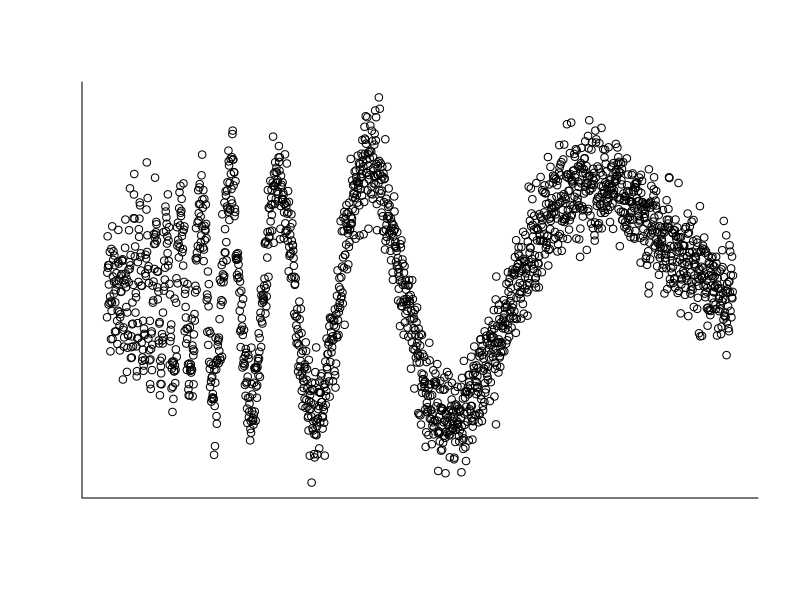
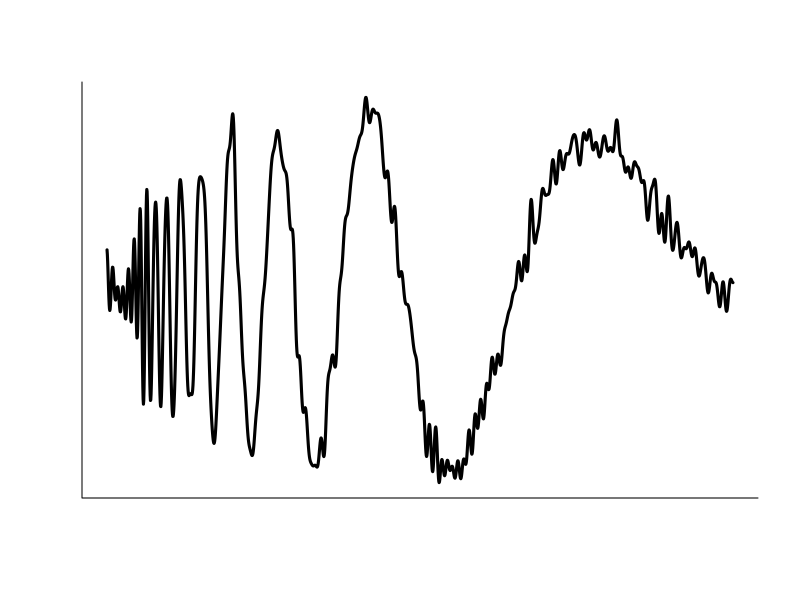
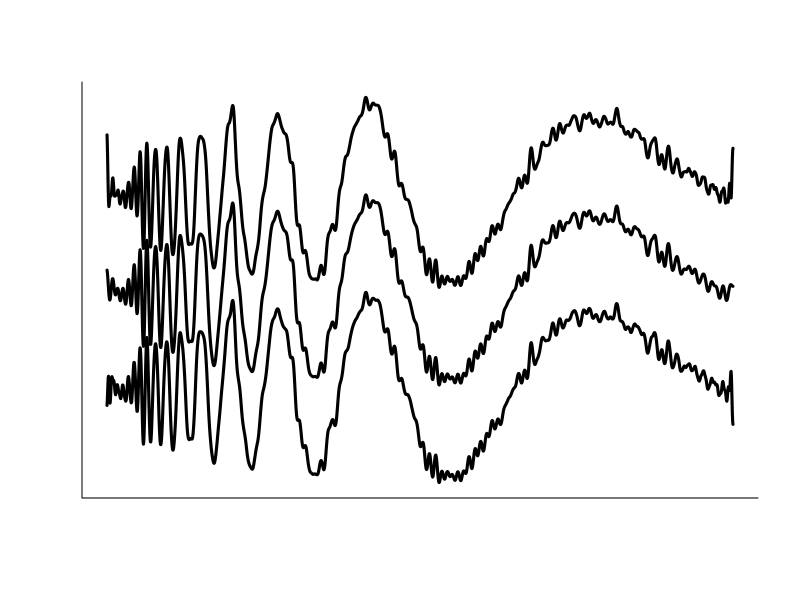
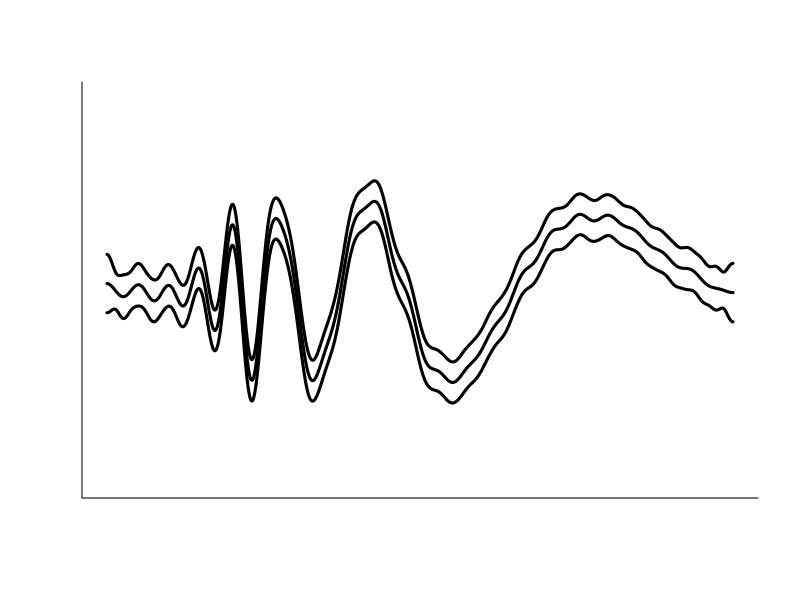

Source code (R) for these figures, in order:
react.fun <- function(y,alpha=.05,J=0){
     n <- length(y)
     x <- (1:n)/n
     k <- round(n/4)
     z <- rep(0,n)
     z[1] <- mean(y)
     for(i in 2:n){
          z[i] <- mean(y*sqrt(2)*cos( (i-1)*pi*x ))
          }
     temp <- z[(n-k+1):n]
     sigma <- sqrt(n/k) * sqrt(sum( temp^2) )
     risk <- rep(0,n)
     for(i in 1:(n-1)){
          r <- i
          risk[i] <- (r*sigma^2/n) + sum(z[(r+1):n]*z[(r+1):n] - (sigma^2/n) )
          }
     risk[n] <- sigma^2
     if(J==0)J <- ((1:n)[risk==min(risk)])[1]

     a <- rep(0,length(x))
     f <- rep(z[1],n)
     for(i in 2:J){
          phi <- sqrt(2)*cos( (i-1)*pi*x )
          a   <- a + phi^2
          f <- f + z[i]*phi
          }
     a <- sqrt(a)

#%     tau   <- sqrt(2*J*sigma^4*(1 + (J/k))/n )
#%     L.hat <- (J*sigma^2/n)
#%     K <- sqrt(2)
#%
#%     d <- L.hat + (tau*qnorm(1-alpha)/sqrt(n))
#%     a <- K*sqrt(J)*sqrt(d)
     c   <- a*sigma*sqrt(qchisq(1-alpha,J))/sqrt(n)
     up  <- f + c
     low <- f - c
     list(x=x,f=f,risk=risk,sigma=sigma,
          up=up,low=low,J=J)
     }



n <- 2048
x <- seq(0,1,length=n)
f <- sqrt(x*(1-x))*sin(2.1*pi/(x+.05))
y <- f + rnorm(n,0,.1)


postscript("doppler1.eps",horizontal=F,onefile=F,print.it=F)
out <- react.fun(y)
print(out$J)
par(mfrow=c(1,1))
#plot(x,f,type="l",lwd=3,xlab="",ylab="",xaxt="n",yaxt="n")
plot(x,y,xlab="",ylab="",xaxt="n",yaxt="n",bty="l")
dev.off()
postscript("doppler2.eps",horizontal=F,onefile=F,print.it=F)
par(mfrow=c(1,1))
plot(x,out$f,type="l",lwd=3,xlab="",ylab="",xaxt="n",yaxt="n",bty="l")
#plot(1:n,out$risk,type="l",lwd=3,xlab="J",ylab="",xaxt="n",yaxt="n")
dev.off()

postscript("doppler1.ci.eps",horizontal=F,onefile=F,print.it=F)
par(mfrow=c(1,1))
a <- min(out$low)
b <- max(out$up)
plot(x,out$f,type="l",lwd=3,xlab="",ylab="",
     ylim=c(a,b),xaxt="n",yaxt="n",bty="l")
lines(x,out$low,lwd=3)
lines(x,out$up,lwd=3)
dev.off()

postscript("doppler2.ci.eps",horizontal=F,onefile=F,print.it=F)
par(mfrow=c(1,1))
J <- round(sqrt(n))
out <- react.fun(y,alpha=.05,J)
plot(x,out$f,type="l",lwd=3,xlab="",ylab="",
     ylim=c(a,b),xaxt="n",yaxt="n",bty="l")
lines(x,out$low,lwd=3)
lines(x,out$up,lwd=3)
dev.off()
